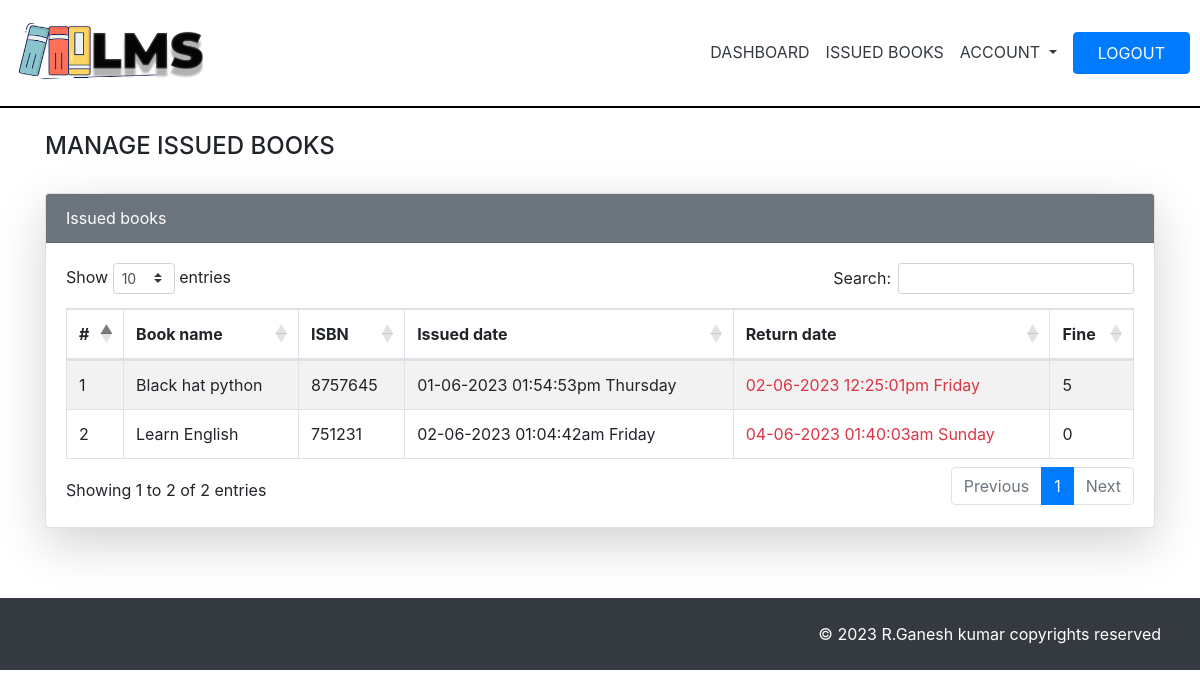
The page /user/issue.php (signed in) on the database its author committed.
### tables this page shows
CREATE TABLE `issue_book` (
  `id` int(11) NOT NULL,
  `user_id` int(11) NOT NULL,
  `book_id` int(11) NOT NULL,
  `issue_date` varchar(30) NOT NULL,
  `returned_date` varchar(30) NOT NULL DEFAULT 'Not returned yet',
  `fine` int(11) NOT NULL DEFAULT 0
);

CREATE TABLE `book` (
  `id` int(11) NOT NULL,
  `name` varchar(30) NOT NULL,
  `category_id` varchar(30) NOT NULL,
  `author_id` varchar(30) NOT NULL,
  `isbn` varchar(30) NOT NULL,
  `price` varchar(30) NOT NULL,
  `myimage` varchar(30) NOT NULL,
  `create_time` varchar(50) NOT NULL,
  `update_time` varchar(50) NOT NULL
);

### user/issue.php (the view, shortened to what this page needs)
<!DOCTYPE html>
<html lang="en">
<head>
    <link rel="stylesheet" href="https://cdn.jsdelivr.net/npm/bootstrap@4.6.2/dist/css/bootstrap.min.css">
  <link rel="stylesheet" href="https://cdnjs.cloudflare.com/ajax/libs/font-awesome/6.4.0/css/all.min.css" />
  <link rel="stylesheet" href="https://cdnjs.cloudflare.com/ajax/libs/twitter-bootstrap/4.5.2/css/bootstrap.css">
  <link rel="stylesheet" href="https://cdn.datatables.net/1.13.4/css/dataTables.bootstrap4.min.css">
</head>
<body>
<?php
include('aheader.php');
?>
<div class="container">
<h4 class="mt-4">MANAGE ISSUED BOOKS</h4>
<div class="row">
<div class="col-md-12">
<div class="card shadow-lg mt-4" style="margin-bottom:70px;">
<div class="card-header bg-secondary text-white">Issued books</div>
<div class="card-body">
<table id="example" class=" table table-striped table-bordered" style="width:100%">
<thead>
<tr>
    <th>#</th>
    <th>Book name</th>
    <th>ISBN</th>
    <th>Issued date</th>
    <th>Return date</th>
    <th>Fine</th>
</tr>
</thead>
<tbody>
<?php
include('db.php');
$id=$_SESSION["uid"];
$sql="select book.name as n,book.isbn as i,issue_book.issue_date as id,issue_book.returned_date as rd,issue_book.fine as f from book inner join issue_book on book.id=issue_book.book_id where issue_book.user_id=$id";
$result=mysqli_query($con,$sql);
if(mysqli_num_rows($result)>0)
{
    $i=1;
while($row=mysqli_fetch_assoc($result))
{
    ?>
    <tr>
        <td><?php echo $i; ?></td>
        <td><?=$row['n']?></td>
        <td><?=$row['i']?></td>
        <td><?=$row['id']?></td>
        <td class="text-danger"><?=$row['rd']?></td>
        <td><?=$row['f']?></td>
    </tr>
    <?php
    $i++;
}
}
else
{
    echo "<tr><td colspan='6'>No data available in table</td></tr>";
}
?>
</tbody>
</table>
</div>
</div>
</div>
</div>
</div>
<div class="container-fluid">
<div class="row bg-dark p-4 text-white text-right">
<div class="col">
&copy; <?php echo date('Y'); ?> R.Ganesh kumar copyrights reserved
</div>
</div>
</div>
</body>
</html>

### rows shown on the page
issue_book: book.name "Black hat python", book.isbn "8757645", issue_date "01-06-2023 01:54:53pm Thursday", returned_date "02-06-2023 12:25:01pm Friday", fine "5"
issue_book: book.name "Learn English", book.isbn "751231", issue_date "02-06-2023 01:04:42am Friday", returned_date "04-06-2023 01:40:03am Sunday", fine "0"
